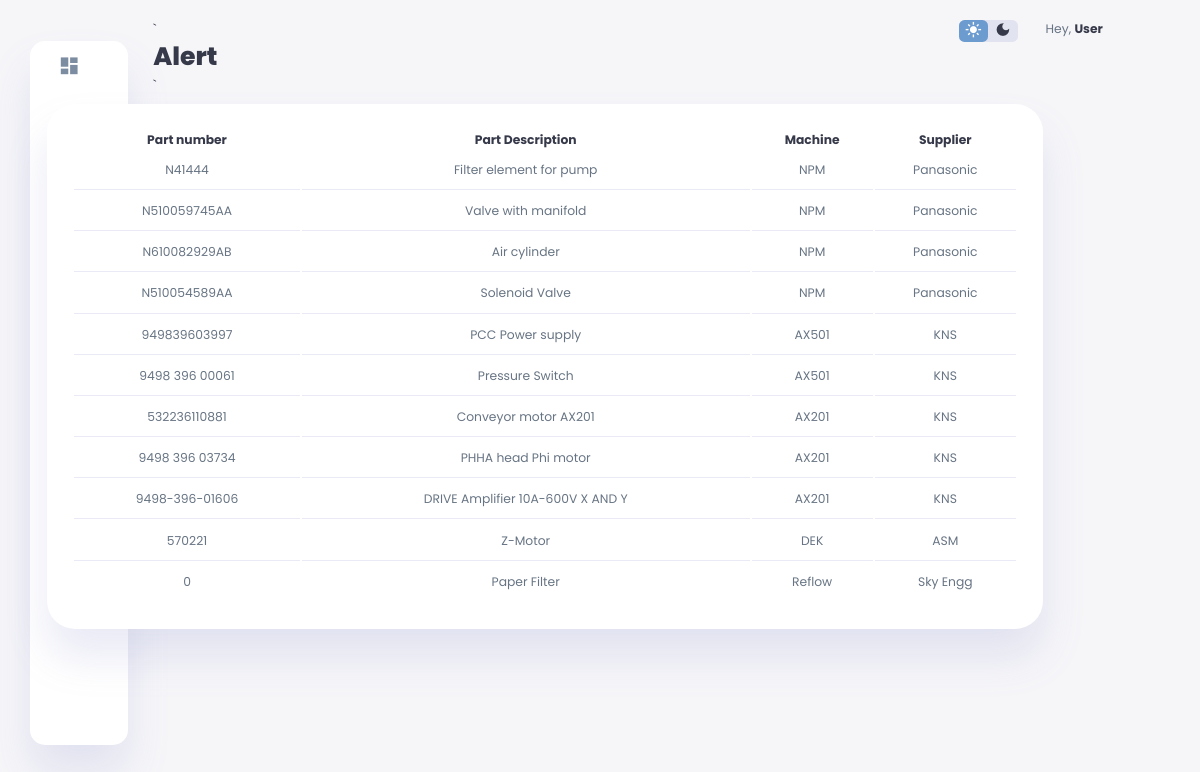
The page /alert on the database its author committed.
### tables this page shows
CREATE TABLE "new_spare_in"
(
    Date         TEXT,
    part_name    TEXT,
    part_number  TEXT,
    machine_name TEXT,
    supplier     TEXT,
    Quantity     INTEGER,
    price_inr    REAL,
    price_usd    REAL,
    VPN          TEXT,
    Category     TEXT
, Bin TEXT);

### main.py (the view)
@app.route('/alert', methods=['GET', 'POST'])
def alert():
    global login_details
    conn = sqlite3.connect('spare_part_maintenance.db')
    cursor = conn.cursor()
    alert_parts = cursor.execute("select VPN,part_name,part_number,machine_name,supplier,Quantity "
                                 "from new_spare_in WHERE Quantity=0", ).fetchall()
    cursor.close()
    conn.close()
    return render_template('alert.html', alert_parts=alert_parts, login_details=login_details,
                           notification=notification)

### templates/alert.html (shortened to what this page needs)
<!DOCTYPE html>
<html lang="en">
<head>
</head>
<body>
    <div class="container">
        <aside>
           <div class="sidebar">
                <a href="#" onclick="redirectTo('home')">
                    <span class="material-icons-sharp">
                    </span>
                </a>
               {% if login_details =="ad"%}
                <a href="#" onclick="redirectTo('new_spare')">
                <span class="material-icons-sharp">add</span>
                <h3>New Spare</h3>
                </a>
                <a href="#" onclick="redirectTo('search')">
                <span class="material-icons-sharp">search</span>
                <h3>Search</h3>
                </a>
                <a href="#" onclick="redirectTo('spare_out_history')">
                <span class="material-icons-sharp">receipt_long</span>
                <h3>Spare Out History</h3>
                </a>
                <a href="#" onclick="redirectTo('spare_in_history')">
                <span class="material-icons-sharp">receipt_long</span>
                <h3>Spare In History</h3>
                </a>
                <a href="#" onclick="redirectTo('alert')">
                <span class="material-icons-sharp">report_gmailerrorred</span>
                <h3>Alert</h3>
                    <span class="message-count">{{ notification }}</span>
                </a>
                <a href="#" onclick="redirectTo('master_sheet')">
                <span class="material-icons-sharp">inventory</span>
                <h3>Master Sheet</h3>
                </a>
                <a href="#" onclick="redirectTo('consumption_of_spare')" >
                <span class="material-icons-sharp">insights</span>
                <h3>Consumption of spare</h3>
                </a>
               {% else %}
               <a href="#">
                </a>
                   <a href="#" onclick="redirectTo('search')">
                </a>
               <a href="#">
                </a>
                <a href="#">
                </a>
                <a href="#" >
                    <span class="message-count">{{ notification }}</span>
                </a>
                <a href="#" >
                </a>
                <a href="#"  >
                </a>
               {% endif %}
                <a href="#" onclick="redirectTo('login')">
                </a>
            </div>
        </aside>
        <main>
        `
        <h1>Alert</h1>
        <div class="recent-orders">
            <table id="ordersTable">
            <thead>
            <tr>
                <th>Part number</th>
                <th>Part Description</th>
                <th>Machine</th>
                <th>Supplier</th>
            </tr>
            </thead>
            <tbody>
            {% for result in alert_parts %}
            <tr>
                <td>{{ result[2] }}</td>
                <td>{{ result[1] }}</td>
                <td>{{ result[3] }}</td>
                <td>{{ result[4] }}</td>
            </tr>
            {% endfor %}
             </tbody>
            </table>
        </div>
        `
</main>
        <div class="right-section">
            <div class="nav">
                <div class="dark-mode">
                    <span class="material-icons-sharp active">
                    </span>
                    <span class="material-icons-sharp">
                    </span>
                </div>
                <div class="profile">
                    <div class="info">
                       {% if login_details == "ad" %}
                        <p>Hey, <b>Admin</b></p>
                        {% else %}
                        <p>Hey, <b>User</b></p>
                        {% endif %}
                    </div>
                    <div class="profile-photo">
                    </div>
                </div>
            </div>
        </div>
    </div>
</body>
</html>

### templates/alert.html (style rules this page uses)
:root { --color-primary: #6C9BCF; --color-danger: #ea6604; --color-error: #ff001e; --color-success: #1B9C85; --color-warning: #F7D060; --color-white: #fff; --color-info-dark: #7d8da1; --color-dark: #363949; --color-light: rgba(132, 139, 200, 0.18); --color-dark-variant: #677483; --color-background: #f6f6f9; --card-border-radius: 2rem; --border-radius-1: 0.4rem; --border-radius-2: 1.2rem; --card-padding: 1.8rem; --padding-1: 1.2rem; --box-shadow: 0 2rem 3rem var(--color-light); }
* { margin: 0; padding: 0; outline: 0; appearance: initial; border: 0; text-decoration: none; box-sizing: border-box; }
html { font-size: 14px; }
body { width: 100vw; height: 100vh; font-family: 'Poppins', sans-serif; font-size: 0.88rem; user-select: none; overflow-x: hidden; color: var(--color-dark); background-color: var(--color-background); }
a { color: var(--color-dark); }
h1 { font-weight: 800; font-size: 1.8rem; }
p { color: var(--color-dark-variant); }
b { color: var(--color-dark); }
.container { display: grid; width: 96%; margin: 0 auto; gap: 1.8rem; grid-template-columns: 12rem auto 23rem; }
aside { height: 100vh; }
aside .sidebar { display: flex; flex-direction: column; background-color: var(--color-white); box-shadow: var(--box-shadow); border-radius: 15px; height: 88vh; position: relative; top: 1.5rem; transition: all 0.3s ease; }
aside .sidebar a { display: flex; align-items: center; color: var(--color-info-dark); height: 3.7rem; gap: 1rem; position: relative; margin-left: 2rem; transition: all 0.3s ease; }
aside .sidebar a span { font-size: 1.6rem; transition: all 0.3s ease; }
aside .sidebar a:last-child { position: absolute; bottom: 2rem; width: 100%; }
aside .sidebar .message-count { background-color: var(--color-danger); padding: 2px 6px; color: var(--color-white); font-size: 11px; border-radius: var(--border-radius-1); }
main { margin-top: 1.4rem; }
main .recent-orders { margin-top: 1.3rem; }
main .recent-orders table { background-color: var(--color-white); width: 100%; padding: var(--card-padding); text-align: center; box-shadow: var(--box-shadow); border-radius: var(--card-border-radius); transition: all 0.3s ease; }
main table tbody td { height: 2.8rem; border-bottom: 1px solid var(--color-light); color: var(--color-dark-variant); }
main table tbody tr:last-child td { border: none; }
.right-section { margin-top: 1.4rem; }
.right-section .nav { display: flex; justify-content: end; gap: 2rem; }
.right-section .dark-mode { background-color: var(--color-light); display: flex; justify-content: space-between; align-items: center; height: 1.6rem; width: 4.2rem; cursor: pointer; border-radius: var(--border-radius-1); }
.right-section .dark-mode span { font-size: 1.2rem; width: 50%; height: 100%; display: flex; align-items: center; justify-content: center; }
.right-section .dark-mode span.active { background-color: var(--color-primary); color: white; border-radius: var(--border-radius-1); }
.right-section .nav .profile { display: flex; gap: 2rem; text-align: right; }
.right-section .nav .profile .profile-photo { width: 2.8rem; height: 2.8rem; border-radius: 50%; overflow: hidden; }
@media screen and (max-width: 1200px) { .container { width: 95%; grid-template-columns: 7rem auto 23rem; } }
@media screen and (max-width: 1200px) { aside .sidebar a { width: 5.6rem; } }
@media screen and (max-width: 1200px) { aside .sidebar a:last-child { position: relative; margin-top: 1.8rem; } }
@media screen and (max-width: 1200px) { main .recent-orders { width: 94%; position: absolute; left: 50%; transform: translateX(-50%); margin: 2rem 0 0 0.8rem; } }
@media screen and (max-width: 1200px) { main .recent-orders table { width: 83vw; } }

### rows shown on the page
new_spare_in: part_number "N41444", part_name "Filter element for pump", machine_name "NPM", supplier "Panasonic"
new_spare_in: part_number "N510059745AA", part_name "Valve with manifold", machine_name "NPM", supplier "Panasonic"
new_spare_in: part_number "N610082929AB", part_name "Air cylinder", machine_name "NPM", supplier "Panasonic"
new_spare_in: part_number "N510054589AA", part_name "Solenoid Valve", machine_name "NPM", supplier "Panasonic"
new_spare_in: part_number "949839603997", part_name "PCC Power supply", machine_name "AX501", supplier "KNS"
new_spare_in: part_number "9498 396 00061", part_name "Pressure Switch", machine_name "AX501", supplier "KNS"
new_spare_in: part_number "532236110881", part_name "Conveyor motor AX201", machine_name "AX201", supplier "KNS"
new_spare_in: part_number "9498 396 03734", part_name "PHHA head Phi motor", machine_name "AX201", supplier "KNS"
new_spare_in: part_number "9498-396-01606", part_name "DRIVE Amplifier 10A-600V X AND Y", machine_name "AX201", supplier "KNS"
new_spare_in: part_number "570221", part_name "Z-Motor", machine_name "DEK", supplier "ASM"
new_spare_in: part_number "0", part_name "Paper Filter", machine_name "Reflow", supplier "Sky Engg"
